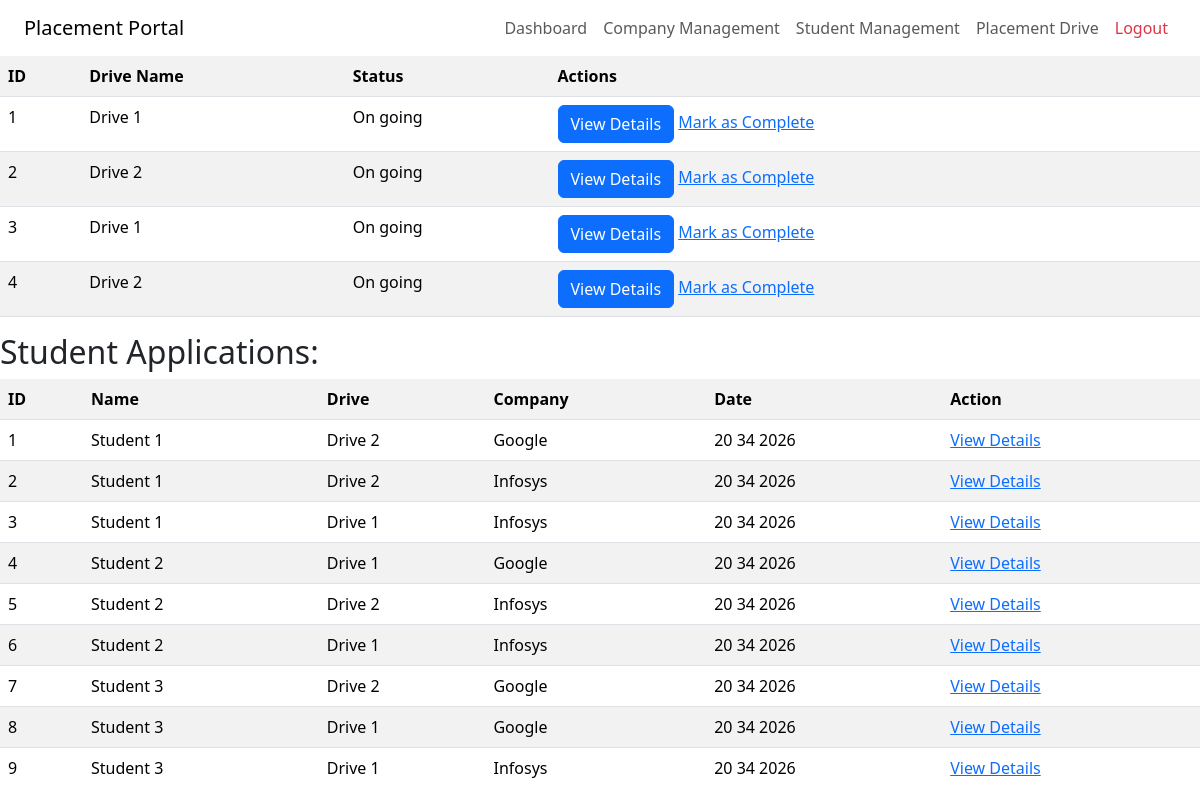
The app's page /admin/jobDrives, older data.
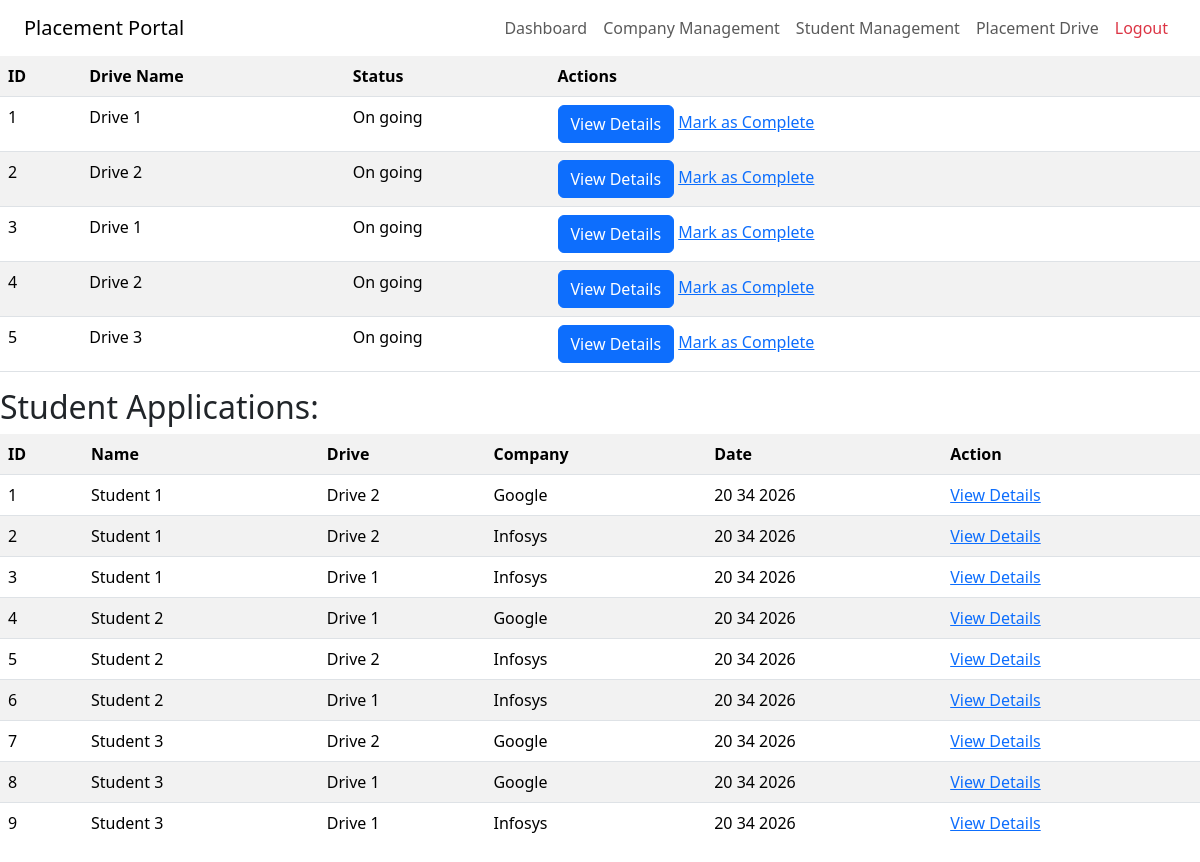
The same page, newer data.
### models.py (models this page shows)
class JobPosition(db.Model):
    __tablename__ = "jobpositions"
    jobId = db.Column(db.Integer, primary_key = True, autoincrement = True)
    companyId = db.Column(db.Integer, db.ForeignKey("companies.companyId"), nullable = False)
    driveName = db.Column(db.String, nullable = False)
    positionOpen= db.Column(db.String, nullable = False)
    description = db.Column(db.String, nullable = False)
    skillsRequired = db.Column(db.String, nullable = False)
    experienceRequired = db.Column(db.String, nullable = False)
    active = db.Column(db.Boolean, default = True, nullable = False)
    salary = db.Column(db.String, nullable = False)
    location = db.Column(db.String, nullable = False)
    company = db.relationship('Company', back_populates = "jobs")
    applications = db.relationship('Application', back_populates = 'job', lazy = True, cascade = "all, delete-orphan")

class Application(db.Model):
    __tablename__ = "applications"
    applicationId = db.Column(db.Integer, autoincrement = True , primary_key = True)
    studentId = db.Column(db.Integer, db.ForeignKey("students.studentId"))
    jobId  = db.Column(db.Integer, db.ForeignKey("jobpositions.jobId"))
    status = db.Column(db.String, default = "Applied", nullable = False)
    appliedOn = db.Column(db.DateTime, default = datetime.utcnow)
    student = db.relationship('Student', back_populates = "applications")
    job = db.relationship('JobPosition', back_populates = 'applications')
    placement = db.relationship('Placement', back_populates = "application" , uselist = False, cascade = "all, delete-orphan")

class Student(db.Model):
    __tablename__ = "students"
    studentId = db.Column(db.Integer,autoincrement = True, primary_key = True )
    userId = db.Column(db.Integer, db.ForeignKey("users.userId"), nullable = False)
    name = db.Column(db.String, nullable = False)
    contactNumber = db.Column(db.Integer , nullable = False)
    department = db.Column(db.String, nullable = False)
    resume = db.Column(db.String, nullable = False)
    experience = db.Column(db.String, nullable = False)
    skills = db.Column(db.String, nullable = False)
    user = db.relationship('User', back_populates = "student")
    applications = db.relationship('Application', back_populates = "student", lazy = True, cascade = "all, delete-orphan")

class Company(db.Model):
    __tablename__ = "companies"
    companyId = db.Column(db.Integer, autoincrement = True, primary_key = True)
    userId = db.Column(db.Integer, db.ForeignKey("users.userId"), nullable = False)
    companyName = db.Column(db.String, nullable = False)
    industry = db.Column(db.String, nullable = False)
    description = db.Column(db.String, nullable = False)
    companyEmail = db.Column(db.String,nullable = False)
    approved = db.Column(db.Boolean, default = False, nullable = False)
    jobs = db.relationship('JobPosition', back_populates = "company", lazy = True, cascade = "all, delete-orphan")
    user = db.relationship('User', back_populates = "company")

### app.py (the view)
@app.route('/admin/jobDrives')
def showDrives():
    viewAppId = request.args.get("viewAppId")
    viewDriveId = request.args.get("viewDriveId")
    selectedApplication = None
    selectedDrive = None
    if viewAppId:
        selectedApplication = Application.query.filter_by(applicationId = viewAppId).first()
    if viewDriveId:
        selectedDrive = JobPosition.query.filter_by(jobId = viewDriveId).first()
    drives = JobPosition.query.all()
    applications = Application.query.all()
    return(render_template('./admin/jobpositions.html', drives = drives, applications = applications, selectedApplication = selectedApplication, selectedDrive = selectedDrive))

### app.py (called while the page is built)
@app.before_request
def method_override():
    if request.method == "POST":
        override = request.form.get("_method")
        if override:
            request.environ["REQUEST_METHOD"] = override.upper()

### templates/admin/jobpositions.html (shortened to what this page needs)
<!DOCTYPE html>
<html>
    <head>
         <link href="https://cdn.jsdelivr.net/npm/bootstrap@5.3.3/dist/css/bootstrap.min.css" rel="stylesheet">
    </head>
    <body class = "p-6">
    <nav class="navbar navbar-expand-lg px-4">
        <a class="navbar-brand" href="{{ url_for('showAdminDash', ) }}">Placement Portal</a>
        <div class="collapse navbar-collapse">
            <ul class="navbar-nav ms-auto">
                <li class = "nav-item">
                    <a class = "nav-link" href = "{{ url_for('showAdminDash') }}">Dashboard</a>
                </li>
                <li class = "nav-item">
                    <a class = "nav-link" href = "{{ url_for('showCompanies') }}">Company Management</a>
                </li>
                <li class = "nav-item">
                    <a class = "nav-link" href = "{{ url_for('showStudents') }}">Student Management</a>
                </li>
                <li class = "nav-item">
                    <a class = "nav-link" href = "{{ url_for('showDrives') }}">Placement Drive</a>
                </li>
                <li class = "nav-item">
                    <a class = "nav-link text-danger" href = "{{ url_for('index') }}">Logout</a>
                </li>
            </ul>
        </div>
    </nav>
    <div style = "max-height: 400px; overflow-y: auto;">
        <table class = "table table-striped">
            <tr>
                <th>ID</th>
                <th>Drive Name</th>
                <th>Status</th>
                <th>Actions</th>
            </tr>
            {%  for drive in drives %}
            <tr>
                <td>{{ drive.jobId }}</td>
                <td> {{ drive.driveName }}</td>
                <td>
                    {% if drive.active %}
                    On going
                    {% else %}
                    Completed
                    {% endif %}
                </td>
                <td>
                    <a class="btn btn-primary" href = "{{ url_for('showDrives', viewDriveId = drive.jobId) }}">View Details</a>
                    {% if drive.active %}
                    <a href = "{{ url_for('completeDrive', jobId = drive.jobId) }}">Mark as Complete</a>
                    {% endif %}
                </td>
            </tr>
            {% endfor %}
        </table>
        </div>
        <h2> Student Applications: </h2>
        <div style = "max-height: 400px; overflow-y: auto;">
        <table class = "table table-striped">
            <tr>
                <th>ID</th>
                <th>Name</th>
                <th>Drive</th>
                <th>Company</th>
                <th>Date</th>
                <th>Action</th>
            </tr>
            {% for application in applications %}
            <tr>
                <td>{{ application.applicationId }}</td>
                <td>{{ application.student.name }}</td>
                <td>{{ application.job.driveName }}</td>
                <td>{{ application.job.company.companyName }}</td>
                <td>{{ application.appliedOn.strftime(' %d %M %Y') }}</td>
                <td><a href = "{{url_for('showDrives', viewAppId = application.applicationId)}}">View Details</a></td>
            </tr>
            {% endfor %}
        </table>
        </div>
    </body>
</html>

Row changes from the older to the newer data that the page shows:
added JobPosition: jobId "5", driveName "Drive 3", active "On going"
